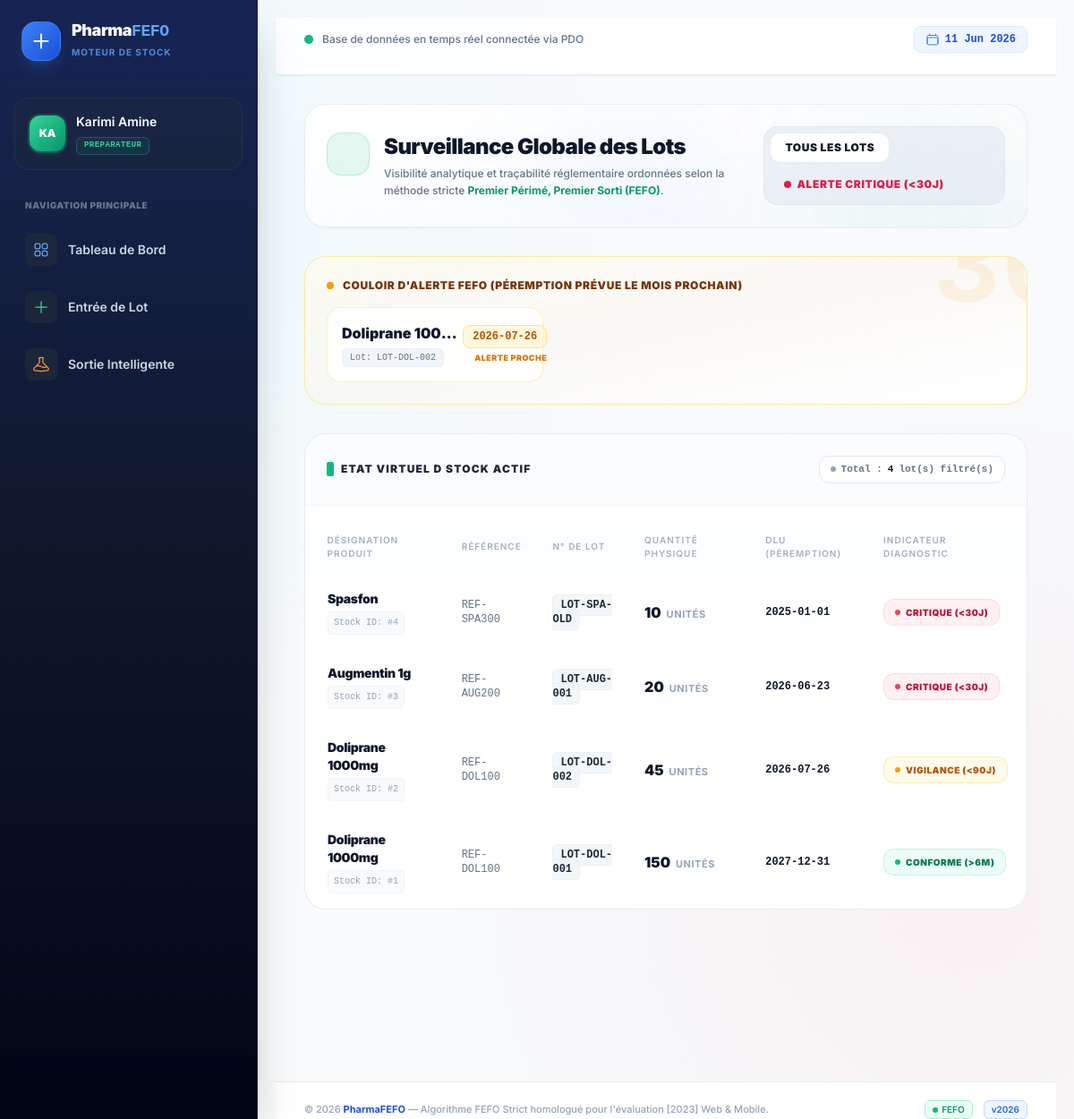
Page /index.php?action=dashboard (signed in) on the committed database.
### tables this page shows
CREATE TABLE lot_stocks (
    id INT AUTO_INCREMENT PRIMARY KEY,
    produit_id INT NOT NULL,
    numero_lot VARCHAR(100) NOT NULL,
    quantite INT NOT NULL,
    date_peremption DATE NOT NULL,
    statut ENUM('OK', 'WARNING', 'CRITICAL', 'EXPIRED') DEFAULT 'OK',
    CONSTRAINT FK_lot_produit FOREIGN KEY (produit_id) REFERENCES produits(id) ON DELETE CASCADE
);

CREATE TABLE produits (
    id INT AUTO_INCREMENT PRIMARY KEY,
    nom VARCHAR(150) NOT NULL,
    reference VARCHAR(100) UNIQUE NOT NULL,
    prix DECIMAL(10, 2) NOT NULL
);

### src/Controller/DashboardController.php (called while the page is built, shortened)
<?php
require_once __DIR__ . '/../Repository/StockBatchRepository.php';
class DashboardController {
    private StockBatchRepository $repo;
    public function __construct() {
        $this->repo = new StockBatchRepository();
    }
    public function index() {
        $filter = $_GET['filter'] ?? null;
        $rawLots = $this->repo->getDashboardLots($filter);
        $notifications = $this->repo->getNextMonthAlerts();
        $processedLots = [];
        $today = new DateTime();
        foreach ($rawLots as $l) {
            $dlu = new DateTime($l['date_peremption']);
            $diff = $today->diff($dlu);
            $jours = $diff->days * ($diff->invert ? -1 : 1);
            if ($jours < 30) {
                $l['color_classes'] = 'bg-red-50 text-red-900 border-red-200';
                $l['badge_text'] = ' Rouge (< 30 jours)';
            } elseif ($jours < 90) {
                $l['color_classes'] = 'bg-orange-50 text-orange-900 border-orange-200';
                $l['badge_text'] = ' Orange (< 90 jours)';
            } else {
                $l['color_classes'] = 'bg-green-50 text-green-900 border-green-200';
                $l['badge_text'] = ' Vert (> 6 mois)';
            }
            $processedLots[] = $l;
        }
        include __DIR__ . '/../../templates/dashboard/index.php';
        include __DIR__ . '/../../templates/layout/base.php';
    }
}

### config/database.php (called while the page is built)
<?php
class Database {
    private static $instance = null;
    public static function getConnection() {
        if (self::$instance === null) {
            try {
                self::$instance = new PDO(
                    "mysql:host=localhost;dbname=pharmafefo_db;charset=utf8",
                    "root",
                    "",
                    [
                        PDO::ATTR_ERRMODE => PDO::ERRMODE_EXCEPTION,
                        PDO::ATTR_DEFAULT_FETCH_MODE => PDO::FETCH_ASSOC
                    ]
                );
            } catch (PDOException $e) {
                die("Erreur de connexion base de données : " . $e->getMessage());
            }
        }
        return self::$instance;
    }
}

### src/Repository/StockBatchRepository.php (called while the page is built, shortened)
<?php
require_once __DIR__ . '/../../config/database.php';
class StockBatchRepository {
    private PDO $db;
    public function __construct() {
        $this->db = Database::getConnection();
    }
    public function getDashboardLots($filter = null) {
        $sql = "SELECT l.*, p.nom as produit_nom, p.reference
                FROM lot_stocks l
                JOIN produits p ON l.produit_id = p.id
                WHERE l.quantite > 0 AND l.statut != 'EXPIRED'";
        $sql .= " ORDER BY l.date_peremption ASC";
        return $this->db->query($sql)->fetchAll();
    }
    public function getNextMonthAlerts() {
        $sql="SELECT l.*, p.nom as produit_nom
            FROM lot_stocks l
            JOIN produits p ON l.produit_id = p.id
            WHERE l.date_peremption BETWEEN DATE_ADD(CURDATE(), INTERVAL 1 MONTH) AND DATE_ADD(CURDATE(), INTERVAL 2 MONTH)
            AND l.quantite > 0 AND l.statut != 'EXPIRED'
        ";
        return $this->db->query($sql)->fetchAll();
    }
}

### templates/dashboard/index.php (the view, shortened to what this page needs)
<div class="space-y-8 animate-fade-in">
    <div class="bg-gradient-to-br from-white to-slate-50/50 p-6 rounded-3xl border border-slate-200/70 shadow-sm flex flex-col lg:flex-row justify-between items-start lg:items-center gap-6 relative overflow-hidden">
        <div class="absolute top-0 right-0 w-64 h-64 bg-emerald-500/5 rounded-full blur-3xl pointer-events-none"></div>
        <div class="absolute -bottom-10 left-1/3 w-48 h-48 bg-blue-500/5 rounded-full blur-3xl pointer-events-none"></div>
        <div class="flex items-start gap-4 relative z-10">
            <div class="w-12 h-12 rounded-2xl bg-emerald-500/10 border border-emerald-500/20 flex items-center justify-center text-xl shadow-xs shrink-0 text-emerald-600">
            </div>
            <div>
                <h2 class="text-2xl font-black text-slate-900 tracking-tight flex items-center gap-2">
                    Surveillance Globale des Lots
                </h2>
                <p class="text-xs text-slate-500 mt-1 font-medium max-w-xl leading-relaxed">
                    Visibilité analytique et traçabilité réglementaire ordonnées selon la méthode stricte <span class="text-emerald-600 font-bold">Premier Périmé, Premier Sorti (FEFO)</span>.
                </p>
            </div>
        </div>
        <div class="flex flex-wrap items-center gap-2 p-1.5 bg-slate-200/60 rounded-2xl border border-slate-300/30 w-full lg:w-auto relative z-10">
            <a href="index.php?action=dashboard" class="px-4 py-2 rounded-xl text-xs font-black transition-all uppercase tracking-wider text-center flex-1 lg:flex-none <?= !$filter ? 'bg-white text-slate-900 shadow-xs border border-slate-200/80 font-black' : 'text-slate-600 hover:text-slate-900' ?>">
                Tous les lots
            </a>
            <a href="index.php?action=dashboard&filter=ROUGE" class="px-4 py-2 rounded-xl text-xs font-black transition-all uppercase tracking-wider text-center flex-1 lg:flex-none flex items-center justify-center gap-1.5 <?= $filter === 'ROUGE' ? 'bg-rose-500 text-white shadow-xs' : 'bg-transparent text-rose-600 hover:bg-rose-50' ?>">
                <span class="w-2 h-2 rounded-full bg-rose-600 inline-block animate-pulse <?= $filter === 'ROUGE' ? 'bg-white' : '' ?>"></span> Alerte Critique (<30j)
            </a>
        </div>
    </div>
    <?php if (!empty($notifications)): ?>
        <div class="bg-gradient-to-br from-amber-50/70 via-orange-50/40 to-white border border-amber-200/80 rounded-3xl p-6 shadow-xs relative overflow-hidden">
            <div class="absolute -top-12 -right-12 text-amber-500/10 font-black text-9xl pointer-events-none select-none font-mono">30</div>
            <div class="flex items-center gap-2.5 font-black text-amber-900 text-xs tracking-wider uppercase mb-4">
                <span class="flex h-2 w-2 relative">
                    <span class="relative inline-flex rounded-full h-2 w-2 bg-amber-500"></span>
                </span>
                COULOIR D'ALERTE FEFO (PÉREMPTION PRÉVUE LE MOIS PROCHAIN)
            </div>
            <div class="grid grid-cols-1 md:grid-cols-2 lg:grid-cols-3 gap-4">
                <?php foreach ($notifications as $notif): ?>
                    <div class="bg-white/90 backdrop-blur border border-amber-200/60 hover:border-amber-300 p-4 rounded-2xl flex justify-between items-center shadow-xs group transition-all hover:shadow-sm">
                        <div class="space-y-1 max-w-[65%]">
                            <span class="font-black text-slate-900 block truncate group-hover:text-amber-900 transition-colors"><?= htmlspecialchars($notif['produit_nom']) ?></span>
                            <span class="inline-flex font-mono text-[10px] text-slate-500 bg-slate-100 px-2 py-0.5 rounded-md border border-slate-200/40">Lot: <?= htmlspecialchars($notif['numero_lot']) ?></span>
                        </div>
                        <div class="text-right shrink-0">
                            <span class="font-mono font-black text-amber-700 bg-amber-100/60 px-2.5 py-1 rounded-lg border border-amber-200 block text-xs shadow-2xs"><?= $notif['date_peremption'] ?></span>
                            <span class="text-[9px] text-amber-600 font-black uppercase tracking-wider block mt-1">Alerte Proche</span>
                        </div>
                    </div>
                <?php endforeach; ?>
            </div>
        </div>
    <?php endif; ?>
    <div class="bg-white rounded-3xl border border-slate-200/80 shadow-xs overflow-hidden">
        <div class="p-6 border-b border-slate-100 bg-slate-50/50 flex flex-col sm:flex-row items-start sm:items-center justify-between gap-4">
            <h3 class="text-xs font-black text-slate-800 uppercase tracking-widest flex items-center gap-2">
                <span class="w-2 h-4 bg-emerald-500 rounded-sm shadow-xs shadow-emerald-500/20"></span> Etat Virtuel d Stock Actif
            </h3>
            <span class="text-[11px] font-mono font-bold text-slate-500 bg-white px-3 py-1.5 rounded-xl border border-slate-200 shadow-2xs flex items-center gap-1.5">
                <span class="w-1.5 h-1.5 bg-slate-400 rounded-full"></span> Total : <strong class="text-slate-900 font-black"><?= count($processedLots) ?></strong> lot(s) filtré(s)
            </span>
        </div>
        <div class="overflow-x-auto">
            <table class="w-full text-left border-collapse">
                <thead>
                    <tr class="bg-slate-50/30 border-b border-slate-200/60 text-slate-400 text-[10px] font-black uppercase tracking-widest">
                        <th class="py-4 px-6">Désignation Produit</th>
                        <th class="py-4 px-4">Référence</th>
                        <th class="py-4 px-4">N° de Lot</th>
                        <th class="py-4 px-4">Quantité Physique</th>
                        <th class="py-4 px-4">DLU (Péremption)</th>
                        <th class="py-4 px-4">Indicateur Diagnostic</th>
                    </tr>
                </thead>
                <tbody class="text-sm divide-y divide-slate-100">
                    <?php if (empty($processedLots)): ?>
                        <tr>
                            <td colspan="7" class="py-16 px-6 text-center text-slate-400 font-medium bg-slate-50/10">
                                <div class="w-16 h-16 bg-slate-100 rounded-2xl flex items-center justify-center text-3xl mx-auto mb-3 shadow-2xs border border-slate-200/40">
                                </div>
                                <p class="text-sm font-bold text-slate-800">Aucun lot actif disponible</p>
                                <p class="text-xs text-slate-400 mt-0.5">Aucun lot ne correspond aux critères de tri actuels.</p>
                            </td>
                        </tr>
                    <?php else: ?>
                        <?php foreach ($processedLots as $l): ?>
                            <tr class="hover:bg-slate-50/50 transition-colors group">
                                <td class="py-4 px-6">
                                    <span class="font-black text-slate-900 block group-hover:text-emerald-900 transition-colors tracking-tight"><?= htmlspecialchars($l['produit_nom']) ?></span>
                                    <span class="inline-flex font-mono text-[10px] text-slate-400 bg-slate-50 px-1.5 py-0.5 rounded border border-slate-100 mt-1">Stock ID: #<?= $l['id'] ?></span>
                                </td>
                                <td class="py-4 px-4 font-mono text-xs text-slate-500 group-hover:text-slate-700 transition-colors">
                                    <?= htmlspecialchars($l['reference']) ?>
                                </td>
                                <td class="py-4 px-4 font-mono text-xs text-slate-800 font-bold">
                                    <span class="bg-slate-100/80 px-2 py-1 rounded-md border border-slate-200/40"><?= htmlspecialchars($l['numero_lot']) ?></span>
                                </td>
                                <td class="py-4 px-4 whitespace-nowrap">
                                    <span class="font-black text-slate-900 text-base"><?= $l['quantite'] ?></span>
                                    <span class="text-[11px] text-slate-400 font-bold uppercase tracking-wider ml-0.5">unités</span>
                                </td>
                                <td class="py-4 px-4 font-mono text-xs font-black text-slate-900">
                                    <?= $l['date_peremption'] ?>
                                </td>
                                <td class="py-4 px-4 whitespace-nowrap">
                                    <?php if((isset($l['statut']) && $l['statut'] === 'EXPIRED') || (isset($l['badge_text']) && strpos($l['badge_text'], 'EXPIRED') !== false)): ?>
                                        <span class="inline-flex items-center gap-1.5 px-3 py-1 rounded-xl text-[10px] font-black uppercase tracking-wider bg-rose-50 text-rose-700 border border-rose-200/60 shadow-2xs">
                                            <span class="w-1.5 h-1.5 rounded-full bg-rose-500 animate-pulse"></span> Périmé (Expired)
                                        </span>
                                    <?php elseif(strpos($l['badge_text'], 'Rouge') !== false): ?>
                                        <span class="inline-flex items-center gap-1.5 px-3 py-1 rounded-xl text-[10px] font-black uppercase tracking-wider bg-rose-50 text-rose-700 border border-rose-200/60 shadow-2xs">
                                            <span class="w-1.5 h-1.5 rounded-full bg-rose-500 animate-pulse"></span> Critique (&lt;30j)
                                        </span>
                                    <?php elseif(strpos($l['badge_text'], 'Orange') !== false): ?>
                                        <span class="inline-flex items-center gap-1.5 px-3 py-1 rounded-xl text-[10px] font-black uppercase tracking-wider bg-amber-50 text-amber-700 border border-amber-200/60 shadow-2xs">
                                            <span class="w-1.5 h-1.5 rounded-full bg-amber-500"></span> Vigilance (&lt;90j)
                                        </span>
                                    <?php else: ?>
                                        <span class="inline-flex items-center gap-1.5 px-3 py-1 rounded-xl text-[10px] font-black uppercase tracking-wider bg-emerald-50 text-emerald-700 border border-emerald-200/60 shadow-2xs">
                                            <span class="w-1.5 h-1.5 rounded-full bg-emerald-500"></span> Conforme (&gt;6m)
                                        </span>
                                    <?php endif; ?>
                                </td>
                            </tr>
                        <?php endforeach; ?>
                    <?php endif; ?>
                </tbody>
            </table>
        </div>
    </div>
</div>

### public/css/style.css (style rules this page uses)
:root { --bg-main: #0a0f1d; --glass-bg: rgba(255, 255, 255, 0.03); --glass-border: rgba(255, 255, 255, 0.07); --neon-green: #00f2fe; --neon-orange: #f39c12; --neon-red: #ff4757; --text-main: #f1f2f6; --text-muted: #a4b0be; }
body { background-color: var(--bg-main); color: var(--text-main); font-family: 'Segoe UI', Tahoma, Geneva, Verdana, sans-serif; margin: 0; padding: 20px; background-image: radial-gradient(circle at 10% 20%, rgba(0, 242, 254, 0.05) 0%, transparent 40%), radial-gradient(circle at 90% 80%, rgba(255, 71, 87, 0.05) 0%, transparent 40%); background-attachment: fixed; }
table { width: 100%; border-collapse: separate; border-spacing: 0 8px; margin-top: 15px; }
th { color: var(--text-muted); font-weight: 600; text-align: left; padding: 12px 16px; }
td { background: rgba(255, 255, 255, 0.02); border-top: 1px solid var(--glass-border); border-bottom: 1px solid var(--glass-border); padding: 16px; color: var(--text-main); }
td:first-child { border-left: 1px solid var(--glass-border); border-radius: 12px 0 0 12px; }
td:last-child { border-right: 1px solid var(--glass-border); border-radius: 0 12px 12px 0; }

### rows in the picture
lot_stocks: produit.nom "Doliprane 100…", numero_lot "LOT-DOL-002", date_peremption "2026-07-26", produit.nom "Doliprane 1000mg", id "2", produit.reference "REF-DOL100", quantite "45", statut "VIGILANCE (<90J)"
lot_stocks: produit.nom "Spasfon", id "4", produit.reference "REF-SPA300", numero_lot "LOT-SPA-OLD", quantite "10", date_peremption "2025-01-01", statut "CRITIQUE (<30J)"
lot_stocks: produit.nom "Augmentin 1g", id "3", produit.reference "REF-AUG200", numero_lot "LOT-AUG-001", quantite "20", date_peremption "2026-06-23", statut "CRITIQUE (<30J)"
lot_stocks: produit.nom "Doliprane 1000mg", id "1", produit.reference "REF-DOL100", numero_lot "LOT-DOL-001", quantite "150", date_peremption "2027-12-31", statut "CONFORME (>6M)"

### other values in the picture
mb_substr($_SESSION['user_nom'], 0, 2) "KA"
$_SESSION['user_nom'] "Karimi Amine"
$_SESSION['user_role'] "PREPARATEUR"
count($processedLots) "4"
